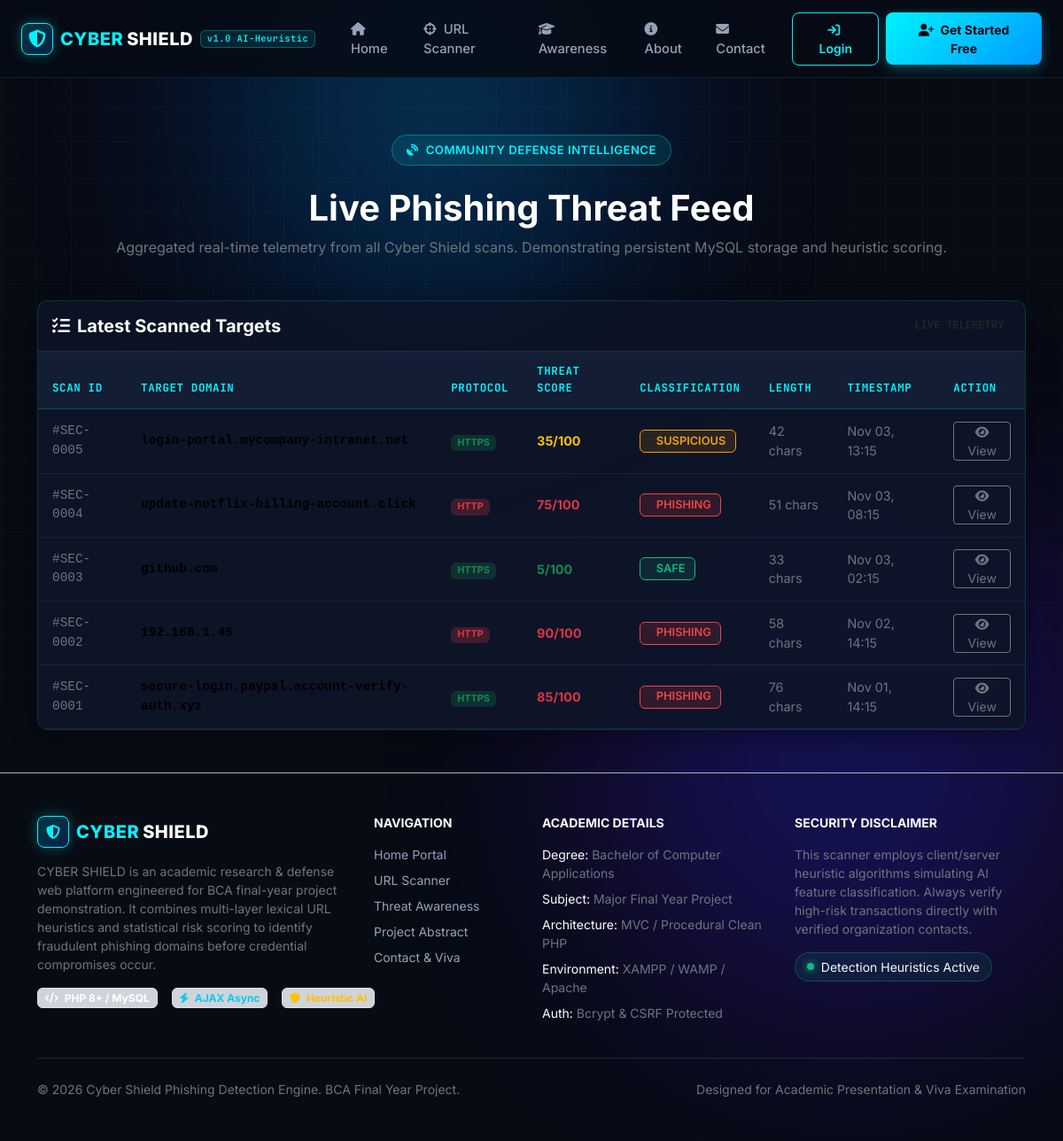
The page /history.php on the database its author committed.
### tables this page shows
CREATE TABLE IF NOT EXISTS `scans` (
  `id` INT UNSIGNED AUTO_INCREMENT PRIMARY KEY,
  `user_id` INT UNSIGNED NULL,
  `url` TEXT NOT NULL,
  `domain` VARCHAR(255) NOT NULL,
  `protocol` VARCHAR(10) NOT NULL,
  `risk_score` TINYINT UNSIGNED NOT NULL DEFAULT 0,
  `result` ENUM('SAFE', 'SUSPICIOUS', 'PHISHING') NOT NULL,
  `url_length` INT UNSIGNED NOT NULL DEFAULT 0,
  `has_https` TINYINT(1) NOT NULL DEFAULT 0,
  `has_ip` TINYINT(1) NOT NULL DEFAULT 0,
  `suspicious_keywords` TEXT DEFAULT NULL,
  `subdomain_count` INT UNSIGNED NOT NULL DEFAULT 0,
  `special_character_count` INT UNSIGNED NOT NULL DEFAULT 0,
  `analysis_data` LONGTEXT DEFAULT NULL,
  `reasons` TEXT DEFAULT NULL,
  `ip_address` VARCHAR(45) DEFAULT NULL,
  `created_at` TIMESTAMP DEFAULT CURRENT_TIMESTAMP,
  INDEX `idx_user_id` (`user_id`),
  INDEX `idx_result` (`result`),
  INDEX `idx_risk_score` (`risk_score`),
  INDEX `idx_created_at` (`created_at`),
  CONSTRAINT `fk_scans_user` FOREIGN KEY (`user_id`) REFERENCES `users` (`id`) ON DELETE SET NULL ON UPDATE CASCADE
);

### history.php (the view, shortened to what this page needs)
<?php
require_once __DIR__ . '/includes/header.php';
require_once __DIR__ . '/includes/navbar.php';
$db = getDBConnection();
$stmt = $db->query("
    SELECT id, domain, protocol, risk_score, result, created_at, url_length, has_https
    FROM scans
    ORDER BY created_at DESC
    LIMIT 20
");
$recentScans = $stmt->fetchAll();
?>
<div class="container py-5">
    <div class="text-center mb-5">
        <div class="hero-badge">
            <i class="fa-solid fa-satellite-dish text-cyan"></i>
            <span>COMMUNITY DEFENSE INTELLIGENCE</span>
        </div>
        <h1 class="text-white fw-bold">Live Phishing Threat Feed</h1>
        <p class="text-secondary max-w-xl mx-auto">
            Aggregated real-time telemetry from all Cyber Shield scans. Demonstrating persistent MySQL storage and heuristic scoring.
        </p>
    </div>
    <div class="cyber-card p-0 overflow-hidden">
        <div class="p-3 border-bottom border-secondary border-opacity-25 d-flex justify-content-between align-items-center">
            <h5 class="text-white fw-bold mb-0">
                <i class="fa-solid fa-list-check text-cyan me-2"></i>Latest Scanned Targets
            </h5>
            <span class="badge bg-cyan text-dark font-monospace fw-bold">LIVE TELEMETRY</span>
        </div>
        <div class="table-responsive">
            <table class="table table-cyber mb-0">
                <thead>
                    <tr>
                        <th>Scan ID</th>
                        <th>Target Domain</th>
                        <th>Protocol</th>
                        <th>Threat Score</th>
                        <th>Classification</th>
                        <th>Length</th>
                        <th>Timestamp</th>
                        <th>Action</th>
                    </tr>
                </thead>
                <tbody>
                    <?php if (empty($recentScans)): ?>
                        <tr>
                            <td colspan="8" class="text-center py-4 text-secondary">
                                No scan history available yet.
                            </td>
                        </tr>
                    <?php else: ?>
                        <?php foreach ($recentScans as $s): ?>
                            <tr>
                                <td class="font-monospace text-secondary small">#SEC-<?= str_pad((string)$s['id'], 4, '0', STR_PAD_LEFT) ?></td>
                                <td class="font-monospace text-cyan fw-semibold"><?= htmlspecialchars($s['domain']) ?></td>
                                <td>
                                    <span class="badge <?= $s['has_https'] ? 'bg-success bg-opacity-25 text-success' : 'bg-danger bg-opacity-25 text-danger' ?> small">
                                        <?= strtoupper($s['protocol']) ?>
                                    </span>
                                </td>
                                <td>
                                    <span class="fw-bold <?= $s['risk_score'] > 59 ? 'text-danger' : ($s['risk_score'] > 29 ? 'text-warning' : 'text-success') ?>">
                                        <?= (int)$s['risk_score'] ?>/100
                                    </span>
                                </td>
                                <td><?= renderResultBadge($s['result']) ?></td>
                                <td class="text-secondary small"><?= (int)$s['url_length'] ?> chars</td>
                                <td class="text-secondary small"><?= date('M d, H:i', strtotime($s['created_at'])) ?></td>
                                <td>
                                    <a href="scan-details.php?id=<?= $s['id'] ?>" class="btn btn-outline-secondary btn-sm py-0 px-2">
                                        <i class="fa-solid fa-eye"></i> View
                                    </a>
                                </td>
                            </tr>
                        <?php endforeach; ?>
                    <?php endif; ?>
                </tbody>
            </table>
        </div>
    </div>
</div>
<?php require_once __DIR__ . '/includes/footer.php'; ?>

### includes/functions.php (shortened to what this page needs)
<?php
function renderResultBadge(string $result): string {
    return match (strtoupper($result)) {
        'SAFE'       => '<span class="badge badge-safe"><i class="fa-solid fa-shield-check me-1"></i> SAFE</span>',
        'SUSPICIOUS' => '<span class="badge badge-suspicious"><i class="fa-solid fa-shield-exclamation me-1"></i> SUSPICIOUS</span>',
        'PHISHING'   => '<span class="badge badge-phishing"><i class="fa-solid fa-shield-xmark me-1"></i> PHISHING</span>',
        default      => '<span class="badge badge-secondary">' . htmlspecialchars($result) . '</span>'
    };
}

### assets/css/style.css (style rules this page uses)
:root { --cyber-bg: #070b14; --cyber-card-bg: rgba(14, 22, 40, 0.75); --cyber-card-border: rgba(0, 243, 255, 0.15); --cyber-cyan: #00f3ff; --cyber-cyan-glow: rgba(0, 243, 255, 0.35); --cyber-blue: #0077ff; --cyber-safe: #10b981; --cyber-safe-bg: rgba(16, 185, 129, 0.12); --cyber-suspicious: #f59e0b; --cyber-suspicious-bg: rgba(245, 158, 11, 0.12); --cyber-danger: #ef4444; --cyber-danger-bg: rgba(239, 68, 68, 0.15); --cyber-text: #f8fafc; --cyber-text-muted: #94a3b8; --cyber-font-sans: 'Inter', -apple-system, BlinkMacSystemFont, sans-serif; --cyber-font-mono: 'JetBrains Mono', monospace; }
body.cyber-theme { background-color: var(--cyber-bg); color: var(--cyber-text); font-family: var(--cyber-font-sans); min-height: 100vh; display: flex; flex-direction: column; position: relative; overflow-x: hidden; }
.cyber-card { background: var(--cyber-card-bg); border: 1px solid var(--cyber-card-border); border-radius: 12px; backdrop-filter: blur(16px); padding: 1.5rem; box-shadow: 0 8px 32px rgba(0, 0, 0, 0.4); transition: border-color 0.3s ease, transform 0.3s ease; }
.hero-badge { display: inline-flex; align-items: center; gap: 0.5rem; padding: 0.4rem 1rem; border-radius: 9999px; background: rgba(0, 243, 255, 0.1); border: 1px solid rgba(0, 243, 255, 0.3); color: var(--cyber-cyan); font-size: 0.82rem; font-weight: 600; letter-spacing: 0.5px; margin-bottom: 1.5rem; }
.badge-safe { background-color: var(--cyber-safe-bg); color: var(--cyber-safe); border: 1px solid var(--cyber-safe); font-weight: 600; font-size: 0.8rem; padding: 0.35rem 0.65rem; }
.badge-suspicious { background-color: var(--cyber-suspicious-bg); color: var(--cyber-suspicious); border: 1px solid var(--cyber-suspicious); font-weight: 600; font-size: 0.8rem; padding: 0.35rem 0.65rem; }
.badge-phishing { background-color: var(--cyber-danger-bg); color: var(--cyber-danger); border: 1px solid var(--cyber-danger); font-weight: 600; font-size: 0.8rem; padding: 0.35rem 0.65rem; }
.table-cyber { color: #e2e8f0; vertical-align: middle; }
.table-cyber th { background: rgba(20, 30, 55, 0.9); color: var(--cyber-cyan); font-family: var(--cyber-font-mono); font-size: 0.78rem; text-transform: uppercase; letter-spacing: 0.05em; border-bottom: 1px solid rgba(0, 243, 255, 0.2); padding: 0.85rem 1rem; }
.table-cyber td { background: rgba(14, 22, 40, 0.6); border-bottom: 1px solid rgba(255, 255, 255, 0.06); padding: 0.85rem 1rem; font-size: 0.9rem; }

### rows shown on the page
scans: id "0005", domain "login-portal.mycompany-intranet.net", protocol "HTTPS", risk_score "35", result "SUSPICIOUS", url_length "42", created_at "Nov 03, 13:15"
scans: id "0004", domain "update-netflix-billing-account.click", protocol "HTTP", risk_score "75", result "PHISHING", url_length "51", created_at "Nov 03, 08:15"
scans: id "0003", domain "github.com", protocol "HTTPS", risk_score "5", result "SAFE", url_length "33", created_at "Nov 03, 02:15"
scans: id "0002", domain "192.168.1.45", protocol "HTTP", risk_score "90", result "PHISHING", url_length "58", created_at "Nov 02, 14:15"
scans: id "0001", domain "secure-login.paypal.account-verify-auth.xyz", protocol "HTTPS", risk_score "85", result "PHISHING", url_length "76", created_at "Nov 01, 14:15"
